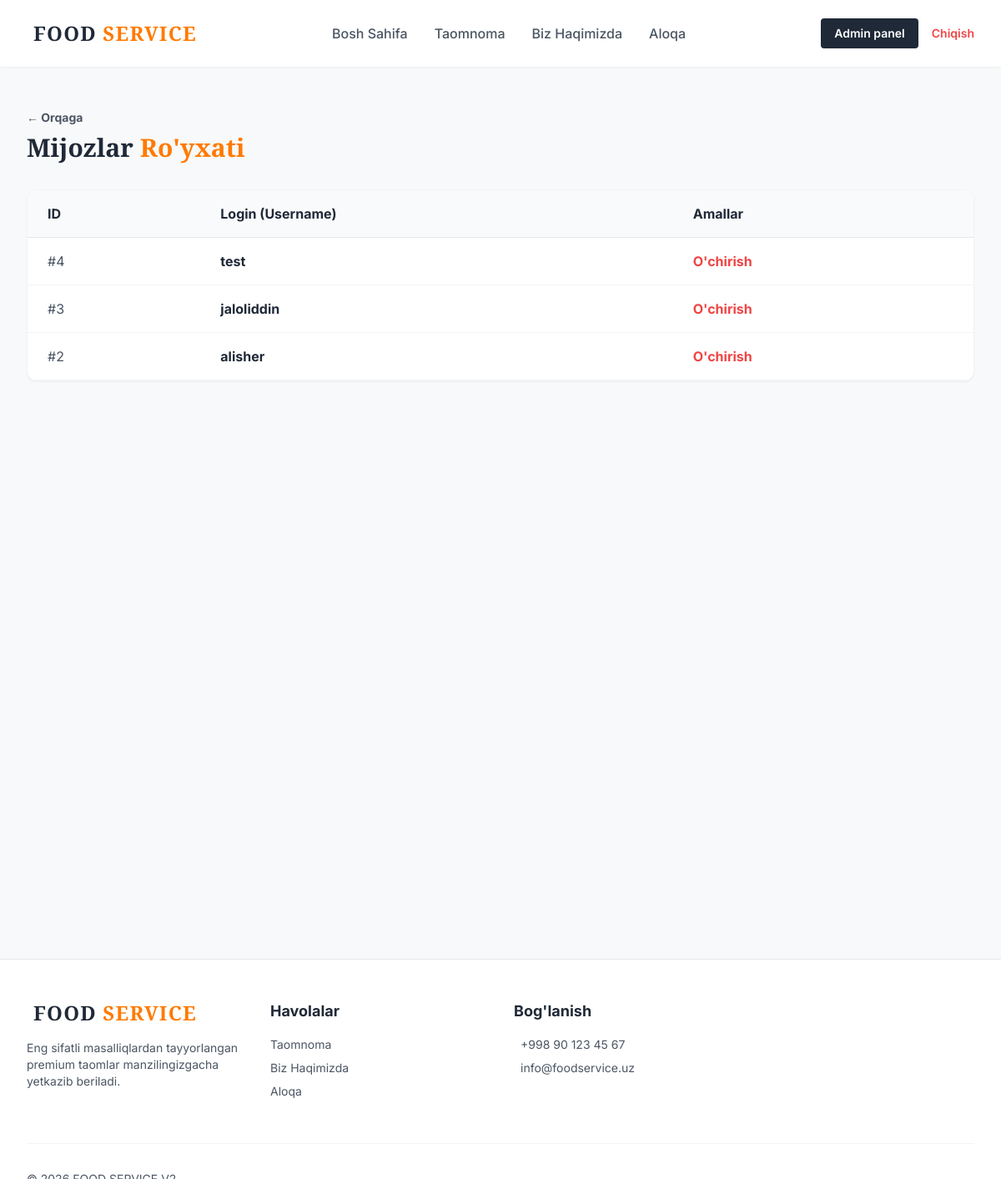
Page /admin/users (signed in) on the committed database.
### models/user.py (models this page shows, shortened)
class User(UserMixin, db.Model):
    __tablename__ = 'users'
    id = db.Column(db.Integer, primary_key=True)
    username = db.Column(db.String(100), unique=True, nullable=False)
    password_hash = db.Column(db.String(255), nullable=False)
    role = db.Column(db.String(20), default='user') # 'user' or 'admin'
    @property
    def is_admin(self):
        return self.role == 'admin'

### routes/admin.py (the view)
@admin_bp.route('/users')
@admin_required
def users():
    all_users = User.query.filter_by(role='user').order_by(User.id.desc()).all()
    return render_template('pages/admin_users.html', users=all_users)

### routes/admin.py (called while the page is built)
def admin_required(f):
    @wraps(f)
    @login_required
    def decorated_function(*args, **kwargs):
        if not current_user.is_admin:
            flash("Kechirasiz, sizda bu sahifaga kirish huquqi yo'q.", "danger")
            return redirect(url_for('main.index'))
        return f(*args, **kwargs)
    return decorated_function

### templates/pages/admin_users.html (shortened to what this page needs)
{% extends "base.html" %}
{% block content %}
<section class="py-12 min-h-[70vh] bg-mainbg">
    <div class="max-w-7xl mx-auto px-4 sm:px-6 lg:px-8">
        <div class="flex justify-between items-center mb-8">
            <div>
                <a href="{{ url_for('admin.dashboard') }}" class="text-sm font-bold text-graytext hover:text-orange mb-2 inline-block">&larr; Orqaga</a>
                <h1 class="text-3xl font-serif font-bold text-darktext">Mijozlar <span class="text-orange">Ro'yxati</span></h1>
            </div>
        </div>
        <div class="bg-white rounded-xl shadow-sm border border-gray-100 overflow-hidden">
            <div class="overflow-x-auto">
                <table class="w-full text-left border-collapse">
                    <thead>
                        <tr class="bg-gray-50 border-b border-gray-200 text-darktext font-bold">
                            <th class="py-4 px-6">ID</th>
                            <th class="py-4 px-6">Login (Username)</th>
                            <th class="py-4 px-6">Amallar</th>
                        </tr>
                    </thead>
                    <tbody class="text-graytext">
                        {% for u in users %}
                        <tr class="border-b border-gray-100 hover:bg-mainbg transition-colors">
                            <td class="py-4 px-6">#{{ u.id }}</td>
                            <td class="py-4 px-6 font-bold text-darktext">{{ u.username }}</td>
                            <td class="py-4 px-6">
                                <form action="{{ url_for('admin.delete_user', user_id=u.id) }}" method="POST" class="inline" onsubmit="return confirm('Rostdan ham uchrishni xohlaysizmi?')">
                                    <button type="submit" class="text-red-500 hover:text-red-700 font-bold"> O'chirish</button>
                                </form>
                            </td>
                        </tr>
                        {% endfor %}
                    </tbody>
                </table>
            </div>
        </div>
    </div>
</section>
{% endblock %}

### static/css/style.css (style rules this page uses)
html { scroll-behavior: smooth; }

### rows in the picture
User: id "4", username "test"
User: id "3", username "jaloliddin"
User: id "2", username "alisher"
